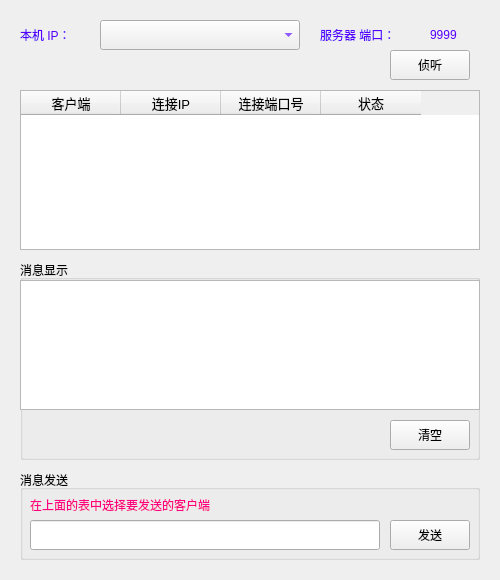
<?xml version="1.0" encoding="UTF-8"?>
<ui version="4.0">
 <class>MainWindow</class>
 <widget class="QMainWindow" name="MainWindow">
  <property name="geometry">
   <rect>
    <x>0</x>
    <y>0</y>
    <width>500</width>
    <height>580</height>
   </rect>
  </property>
  <property name="windowTitle">
   <string>Socket通信-服务端</string>
  </property>
  <property name="windowIcon">
   <iconset>
    <normaloff>../build-myServer-Desktop_Qt_5_9_4_MSVC2017_64bit-Debug/heart.ico</normaloff>../build-myServer-Desktop_Qt_5_9_4_MSVC2017_64bit-Debug/heart.ico</iconset>
  </property>
  <widget class="QWidget" name="centralWidget">
   <widget class="QLabel" name="label">
    <property name="geometry">
     <rect>
      <x>20</x>
      <y>20</y>
      <width>80</width>
      <height>30</height>
     </rect>
    </property>
    <property name="styleSheet">
     <string notr="true">font: 10pt &quot;Arial&quot;;
color: rgb(85, 0, 255);</string>
    </property>
    <property name="text">
     <string>本机 IP：</string>
    </property>
   </widget>
   <widget class="QLabel" name="label_2">
    <property name="geometry">
     <rect>
      <x>320</x>
      <y>20</y>
      <width>100</width>
      <height>30</height>
     </rect>
    </property>
    <property name="styleSheet">
     <string notr="true">font: 10pt &quot;Arial&quot;;
color: rgb(85, 0, 255);</string>
    </property>
    <property name="text">
     <string>服务器 端口：</string>
    </property>
   </widget>
   <widget class="QLabel" name="label_Port">
    <property name="geometry">
     <rect>
      <x>430</x>
      <y>20</y>
      <width>50</width>
      <height>30</height>
     </rect>
    </property>
    <property name="styleSheet">
     <string notr="true">font: 10pt &quot;Arial&quot;;
color: rgb(85, 0, 255);</string>
    </property>
    <property name="text">
     <string>9999</string>
    </property>
   </widget>
   <widget class="QComboBox" name="comboBox_IP">
    <property name="geometry">
     <rect>
      <x>100</x>
      <y>20</y>
      <width>200</width>
      <height>30</height>
     </rect>
    </property>
    <property name="styleSheet">
     <string notr="true">font: 10pt &quot;Arial&quot;;
color: rgb(85, 0, 255);</string>
    </property>
   </widget>
   <widget class="QPushButton" name="Btn_Listen">
    <property name="geometry">
     <rect>
      <x>390</x>
      <y>50</y>
      <width>80</width>
      <height>30</height>
     </rect>
    </property>
    <property name="text">
     <string>侦听</string>
    </property>
   </widget>
   <widget class="QGroupBox" name="groupBox">
    <property name="geometry">
     <rect>
      <x>20</x>
      <y>260</y>
      <width>460</width>
      <height>200</height>
     </rect>
    </property>
    <property name="styleSheet">
     <string notr="true">font: 10pt &quot;Arial&quot;;</string>
    </property>
    <property name="title">
     <string>消息显示</string>
    </property>
    <widget class="QTextEdit" name="textEdit_Recv">
     <property name="geometry">
      <rect>
       <x>0</x>
       <y>20</y>
       <width>460</width>
       <height>130</height>
      </rect>
     </property>
     <property name="readOnly">
      <bool>true</bool>
     </property>
    </widget>
    <widget class="QPushButton" name="Btn_Clean">
     <property name="geometry">
      <rect>
       <x>370</x>
       <y>160</y>
       <width>80</width>
       <height>30</height>
      </rect>
     </property>
     <property name="text">
      <string>清空</string>
     </property>
    </widget>
   </widget>
   <widget class="QLabel" name="label_SeverState">
    <property name="geometry">
     <rect>
      <x>190</x>
      <y>60</y>
      <width>120</width>
      <height>25</height>
     </rect>
    </property>
    <property name="styleSheet">
     <string notr="true">font: 10pt &quot;Arial&quot;;</string>
    </property>
    <property name="text">
     <string/>
    </property>
   </widget>
   <widget class="QGroupBox" name="groupBox_3">
    <property name="geometry">
     <rect>
      <x>20</x>
      <y>470</y>
      <width>460</width>
      <height>90</height>
     </rect>
    </property>
    <property name="styleSheet">
     <string notr="true">font: 10pt &quot;Arial&quot;;</string>
    </property>
    <property name="title">
     <string>消息发送</string>
    </property>
    <widget class="QPushButton" name="Btn_Send">
     <property name="geometry">
      <rect>
       <x>370</x>
       <y>50</y>
       <width>80</width>
       <height>30</height>
      </rect>
     </property>
     <property name="text">
      <string>发送</string>
     </property>
    </widget>
    <widget class="QLineEdit" name="lineEdit_send">
     <property name="geometry">
      <rect>
       <x>10</x>
       <y>50</y>
       <width>350</width>
       <height>30</height>
      </rect>
     </property>
    </widget>
    <widget class="QLabel" name="label_3">
     <property name="geometry">
      <rect>
       <x>10</x>
       <y>20</y>
       <width>241</width>
       <height>30</height>
      </rect>
     </property>
     <property name="styleSheet">
      <string notr="true">font: 9pt &quot;Arial&quot;;
color: rgb(255, 0, 127);</string>
     </property>
     <property name="text">
      <string>在上面的表中选择要发送的客户端</string>
     </property>
    </widget>
   </widget>
   <widget class="QTableWidget" name="tableWidget">
    <property name="geometry">
     <rect>
      <x>20</x>
      <y>90</y>
      <width>460</width>
      <height>160</height>
     </rect>
    </property>
    <column>
     <property name="text">
      <string>客户端</string>
     </property>
     <property name="font">
      <font>
       <family>Arial</family>
       <pointsize>10</pointsize>
      </font>
     </property>
     <property name="textAlignment">
      <set>AlignCenter</set>
     </property>
    </column>
    <column>
     <property name="text">
      <string>连接IP</string>
     </property>
     <property name="font">
      <font>
       <family>Arial</family>
       <pointsize>10</pointsize>
      </font>
     </property>
     <property name="textAlignment">
      <set>AlignCenter</set>
     </property>
    </column>
    <column>
     <property name="text">
      <string>连接端口号</string>
     </property>
     <property name="font">
      <font>
       <family>Arial</family>
       <pointsize>10</pointsize>
      </font>
     </property>
     <property name="textAlignment">
      <set>AlignCenter</set>
     </property>
    </column>
    <column>
     <property name="text">
      <string>状态</string>
     </property>
     <property name="font">
      <font>
       <family>Arial</family>
       <pointsize>10</pointsize>
      </font>
     </property>
     <property name="textAlignment">
      <set>AlignCenter</set>
     </property>
    </column>
   </widget>
  </widget>
 </widget>
 <layoutdefault spacing="6" margin="11"/>
 <resources/>
 <connections/>
</ui>
